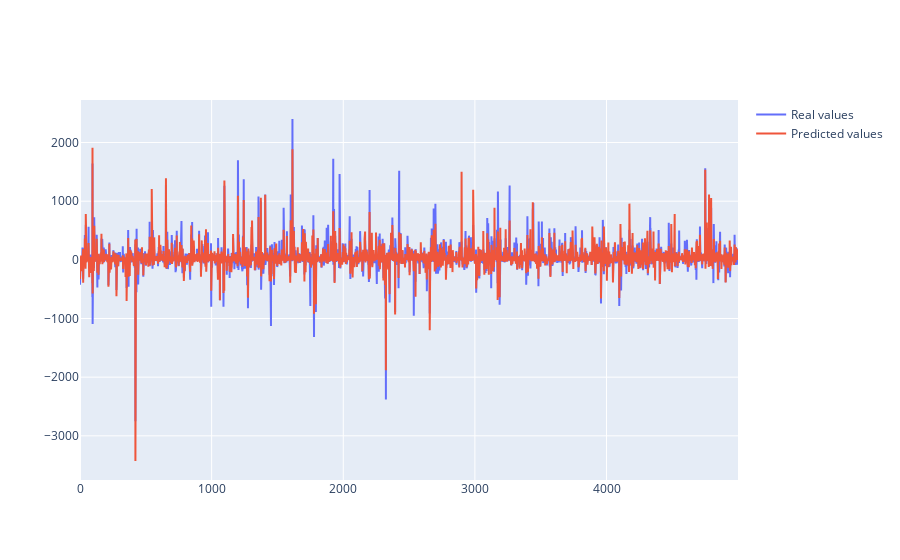

Source (notebook cell):
### Code cell
fig = Figure([
    Scatter(x=y_test.reset_index().index, y=y_test, name='Real values'),
    Scatter(x=y_test.reset_index().index, y=cb_y_test_hat, name='Predicted values')
])
fig.show()

### Figure 1 — Plotly figure (JSON) as saved in the notebook; plotly's stock layout.template omitted (floating-point values rounded to 4 significant figures; data arrays with more than 128 entries replaced by an {"elided": "..."} marker saying what was removed)
{"data": [{"name": "Real values", "type": "scatter", "x": {"elided": "5000 int values"}, "y": {"elided": "5000 float values"}}, {"name": "Predicted values", "type": "scatter", "x": {"elided": "5000 int values"}, "y": {"elided": "5000 float values"}}], "layout": {"autosize": true, "xaxis": {"autorange": true, "range": [0, 4999], "type": "linear"}, "yaxis": {"autorange": true, "range": [-3753.0, 2725.0], "type": "linear"}}}
